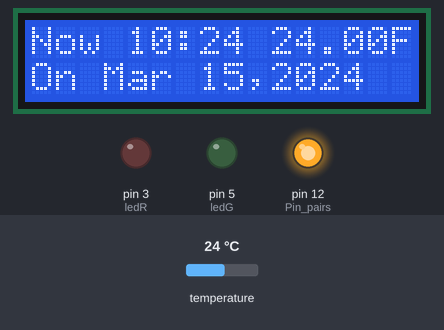
A sketch run on a simulated Arduino Uno, built with avr-gcc and run on an emulated ATmega328P. On the bench: 16×2 character LCD, output pins drawn as LEDs (lit = HIGH). The inputs (shaded band) are chosen by the test bench; at power-on: temperature 24 °C. The local clock reads 2024-03-15 10:24:30 at power-on unless the sketch sets it; storage starts empty; random numbers use the default seed unless the sketch sets one; the audio player accepts every command and is not drawn; what the sketch prints to the serial monitor is not drawn.

Above: at 1.2 s.
1.3 s: temperature set to 12 °C
At 1.8 s:
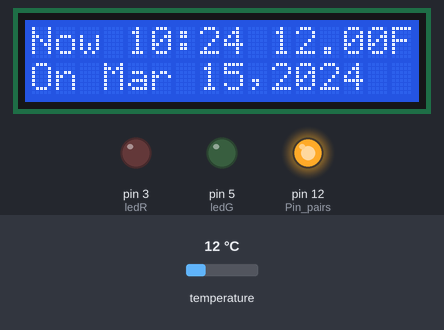
4.3 s: temperature set to 19 °C
At 4.8 s:
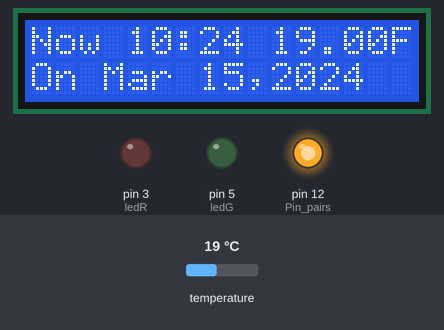
5.9 s: temperature set to 28 °C
At 6.5 s:
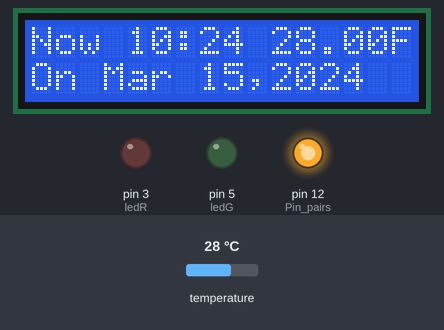

The sketch:

GLADos_Talking_Clock.ino
```cpp
#include <SdFat.h>
SdFat sd;

#define SD_ChipSelectPin 4  //use digital pin 4 on arduino Uno, nano etc, or can use other pins
#include <TMRpcm.h>          //  also need to include this library...
#include <SPI.h> //General Serial_ comms
#include <DS3231.h>  //RTC
#include <LiquidCrystal_I2C.h> //LCD I2C library

TMRpcm audio;   // create an object for use in this sketch
DS3231  rtc(SDA, SCL); //Init rtc object with SDA (4) and SCL (5) pins
LiquidCrystal_I2C lcd(0x27, 16, 2);

int analogpin = A0;
int ledR = 3;
int ledG = 5;
const int sampleWindow = 40; // Sample window width in mS (50 mS = 20Hz)
unsigned int sample;

Time t;
int value = 0;
String Song;
int trackselect;
char buff[5];
void setup(){

  randomSeed(analogRead(A2));
  //________________________________________________________

  pinMode(ledR, OUTPUT);
  pinMode(ledG, OUTPUT);
  pinMode(analogpin, INPUT);
  //________________________________________________________
  lcd.begin();
  lcd.backlight();

  //________________________________________________________
  rtc.begin();

  // The following lines can be uncommented to set the date and time

  //________________________________________________________
  audio.speakerPin = 9; //5,6,11 or 46 on Mega, 9 on Uno, Nano, etc
  pinMode(12,OUTPUT); //Pin pairs: 9,10 Mega: 5-2,6-7,11-12,46-45
  digitalWrite(12, HIGH);

  Serial.begin(115200);

  if (!sd.begin(4, SPI_FULL_SPEED)) {
    Serial.println("BAD");
    return;
  }
  else{ Serial.println("SD OK"); }

}

void loop(){
t = rtc.getTime();
lcd.print("Now ");
lcd.print(t.hour); //Some string
lcd.print(":"); //Some string
lcd.print(t.min); //Some string
lcd.print(" ");
lcd.print(rtc.getTemp());
lcd.print("F");
lcd.setCursor(0,1);
lcd.print("On ");
lcd.print(rtc.getMonthStr(FORMAT_SHORT));
lcd.print(" ");
lcd.print(t.date);
lcd.print(",");
lcd.print(t.year);

//Serial.println(rtc.getTimeStr());
//Serial.print(rtc.getDateStr());
//Serial.print(rtc.getDOWStr());
if(audio.isPlaying() == 1){
  ledresponse();
}
else{
  if(value != 0)
  {
    value = 0;
    analogWrite(ledR, 0);
    analogWrite(ledG, 0);

  }
  if(t.sec == 0)
  {
    trackselect = random(1,12); //Pick a random number
    Song = String(trackselect) + ".wav";  //Add that number to a string with .wav
      Song.toCharArray(buff, Song.length()+1); //Make that string a char array
      //this function ^ does NOT account for the null terminator, hence the +1
      audio.play(buff); //Play that song (1-12).wav as a char array
  }
  else
  {
    delay(250);
  }
}

lcd.clear();
}

void ledresponse(){
  unsigned long startMillis= millis();  // Start of sample window
  unsigned int peakToPeak = 0;   // peak-to-peak level

  unsigned int signalMax = 0;
  unsigned int signalMin = 1024;

  // collect data for 50 mS
  while (millis() - startMillis < sampleWindow)
  {
    sample = analogRead(analogpin);
    if (sample < 1024)  // toss out spurious readings
    {
      if (sample > signalMax)
      {
        signalMax = sample;  // save just the max levels
      }
      else if (sample < signalMin)
      {
        signalMin = sample;  // save just the min levels
      }
    }
  }
  peakToPeak = signalMax - signalMin;  // max - min = peak-peak amplitude
  double volts = (peakToPeak * 5.0) / 1024;  // convert to volts
  value = (432*volts) - 90;
  if(value < 0){
    value = 0;
  }
  analogWrite(ledR, value);
  analogWrite(ledG, value);
  Serial.println(volts);
}
```

Measured:
- what the display in image 0 shows lasts 0.5 s, from 0.7 s to 1.2 s
